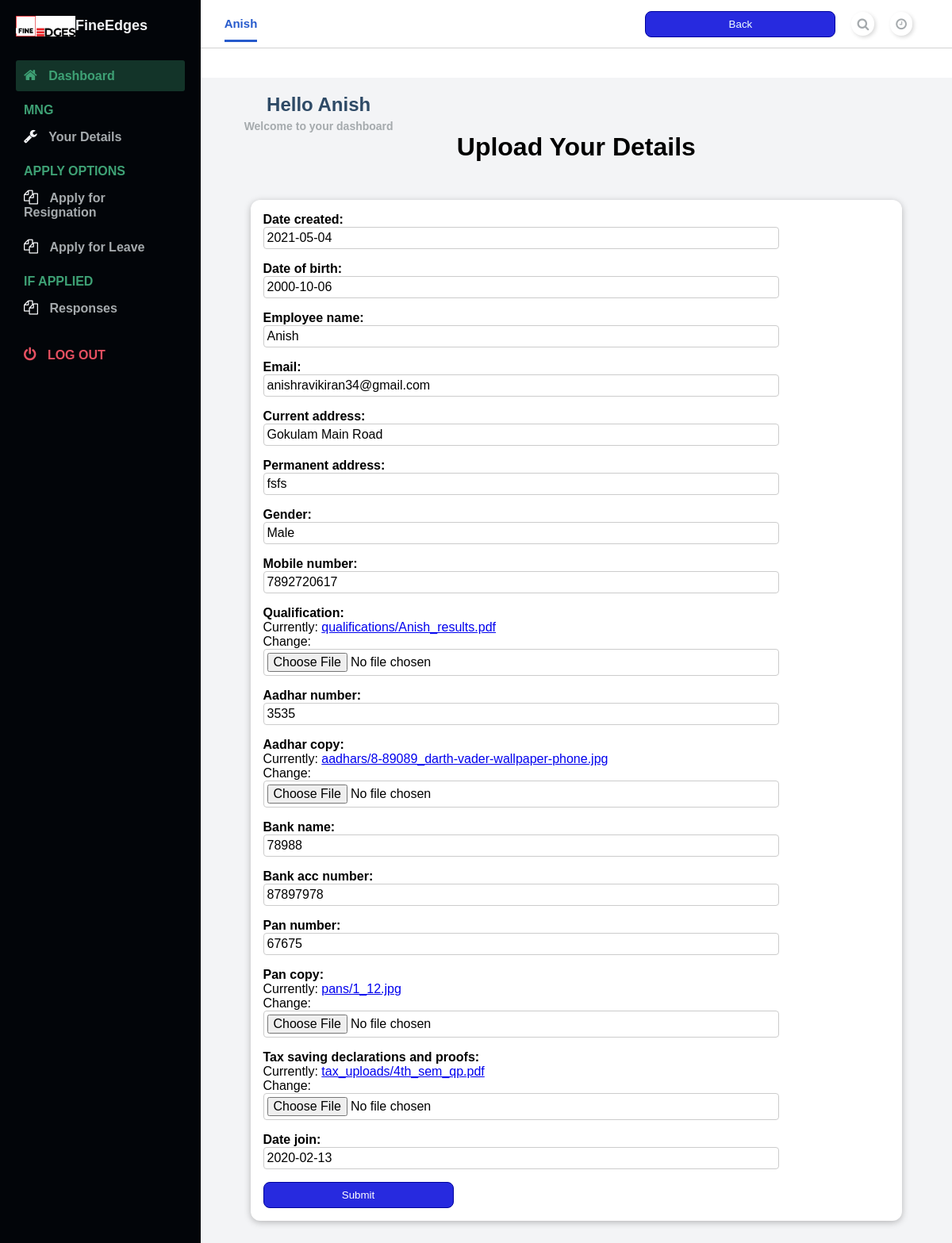
Page /upload-details (signed in) on the committed database.
### loginanddashboard/models.py (models this page shows, shortened)
class EmplopyeeDetails(models.Model):
    user = models.OneToOneField(User, null=True, blank=True, on_delete=models.CASCADE)
    employee_name = models.CharField(max_length=100)
    email = models.EmailField()
    current_address = models.CharField(max_length=200)
    permanent_address = models.CharField(max_length=200)
    gender = models.CharField(max_length=10)
    mobile_number = models.BigIntegerField(null=True)
    date_of_birth = models.DateField(null=True, auto_created=True)
    qualification = models.FileField(upload_to="qualifications", null=True,)
    department_name = models.ForeignKey(
        Department, null=True, on_delete=models.SET_NULL,
        related_name="dept")
    designation = models.ForeignKey(
        Designation, null=True, on_delete=models.SET_NULL,
        related_name="designation")
    aadhar_number = models.BigIntegerField(null=True)
    aadhar_copy = models.FileField(upload_to="aadhars", null=True)
    bank_name = models.CharField(max_length=200, null=True)
    bank_acc_number = models.BigIntegerField(null=True)
    pan_number = models.BigIntegerField(null=True)
    pan_copy = models.FileField(upload_to="pans", null=True)
    tax_saving_declarations_and_proofs = models.FileField(upload_to="tax_uploads", null=True)
    basic_salary = models.BigIntegerField(null=True)
    date_created = models.DateField(auto_created=True)
    date_join = models.DateField(null=True)

### loginanddashboard/decorators.py (the view)
        def wrapper_func(request, *args, **kwargs):
            group = None
            if request.user.groups.exists():
                group = request.user.groups.all()[0].name
            if group in allowed_roles:
                return view_func(request, *args, **kwargs)
            else:
                return HttpResponse('You are not authorized to view this page.')

### loginanddashboard/forms.py
class EmployeeAddForm(forms.ModelForm):
    class Meta:
        model = EmplopyeeDetails
        fields = "__all__"
        exclude = ['user', 'department_name', 'designation', 'basic_salary']

### loginanddashboard/views.py (called while the page is built)
@login_required(login_url='login')
@decorators.allowed_users(allowed_roles=['employees','HOD','HR'])
def settings(request):
    employee = request.user.emplopyeedetails
    form = EmployeeAddForm(instance=employee)
    if request.method == 'POST':
            form = EmployeeAddForm(request.POST, request.FILES,instance=employee)
            if form.is_valid():
                form.save()
    context = {'form': form}
    return render(request, "loginanddashboard/employee_upload_details.html", context)

### loginanddashboard/templates/loginanddashboard/employee_upload_details.html (shortened to what this page needs)
{% extends 'base-user.html' %}
{% load static %}
{% block css_files %}
    <link rel="stylesheet" href="{% static "loginanddashboard/employee_details.css" %}">
{% endblock css_files %}
    {% block content %}
    <h1>Upload Your Details</h1>
    <form method="POST" class="form-control" action="upload-details" enctype="multipart/form-data">
         {% for field in form %}
        <div class="form-control {% if field.errors %} errors{% endif %}">
            {{ field.label_tag }}
            {{ field }}
        </div>
         {% endfor %}
      <button>Submit</button>
    </form>
    {% endblock %}

### templates/base-user.html (shortened to what this page needs)
{% load static %}
<!DOCTYPE html>
<html lang="en">
  <head>
    <link
      rel="stylesheet"
      href="https://stackpath.bootstrapcdn.com/font-awesome/4.7.0/css/font-awesome.min.css"
    />
    <link rel="stylesheet" href="{% static 'base.css' %}" />
    {% block css_files %}
    {% endblock css_files %}
  </head>
  <body id="body">
    <div class="container">
      <nav class="navbar">
        <div class="navbar__left">
          <a class="active_link" href="#">{{request.user}}</a>
        </div>
        <div class="navbar__right">
        {% if admin %}
        <button><a href="{% url 'home' %}">Back</a></button>
        {% else %}
        <button><a href="{% url 'user_page' %}">Back</a></button>
        {% endif %}
          <a href="#">
            <i class="fa fa-search" aria-hidden="true"></i>
          </a>
          <a href="#">
            <i class="fa fa-clock-o" aria-hidden="true"></i>
          </a>
        </div>
      </nav>
      <main>
        <div class="main__container">
          <div class="main__title">
            <div class="main__greeting">
              <h1>Hello {{request.user}}</h1>
              <p>Welcome to your dashboard</p>
            </div>
          </div>
        {% block content %}
        {% endblock content %}
        </div>
      </main>
      <div id="sidebar">
        <div class="sidebar__title">
          <div class="sidebar__img">
            <img src="{% static 'loginanddashboard/images/finedgeslogo.jpeg' %}" alt="logo" />
            <h1>FineEdges</h1>
          </div>
        </div>
        <div class="sidebar__menu">
          <div class="sidebar__link active_menu_link">
            <i class="fa fa-home"></i>
            <a href="{% url 'home' %}">Dashboard</a>
          </div>
          <h2>MNG</h2>
          <div class="sidebar__link">
            <i class="fa fa-wrench"></i>
            <a href="{% url 'account' %}">Your Details</a>
          </div>
          <h2>APPLY OPTIONS</h2>
          <div class="sidebar__link">
            <i class="fa fa-files-o"></i>
            <a href="{% url 'empres' %}">Apply for Resignation</a>
          </div>
          <div class="sidebar__link">
            <i class="fa fa-files-o"></i>
            <a href="{% url 'emplev' %}">Apply for Leave</a>
          </div>
          <h2>IF APPLIED</h2>
          <div class="sidebar__link">
            <i class="fa fa-files-o"></i>
            <a href="{% url 'responses' %}">Responses</a>
          </div>
          <div class="sidebar__logout">
            <i class="fa fa-power-off"></i>
            <a href="{% url "logout" %}">Log out</a>
          </div>
        </div>
      </div>
    </div>
  </body>
</html>

### static/base.css (style rules this page uses)
* { margin: 0; padding: 0; }
body { box-sizing: border-box; font-family: "Lato", sans-serif; }
.container { display: grid; height: 100vh; grid-template-columns: 0.8fr 1fr 1fr 1fr; grid-template-rows: 0.2fr 3fr; grid-template-areas: "sidebar nav nav nav" "sidebar main main main"; }
.navbar { background: #ffffff; grid-area: nav; height: 60px; display: flex; align-items: center; justify-content: space-between; padding: 0 30px 0 30px; border-bottom: 1px solid lightgray; }
.navbar__left > a { margin-right: 30px; text-decoration: none; color: #a5aaad; font-size: 15px; font-weight: 700; }
.navbar__left .active_link { color: #265acc; border-bottom: 3px solid #265acc; padding-bottom: 12px; }
.navbar__right { display: flex; justify-content: center; align-items: center; }
.navbar__right > a { margin-left: 20px; text-decoration: none; }
.navbar__right > a > i { color: #a5aaad; font-size: 16px; border-radius: 50px; background: #ffffff; box-shadow: 2px 2px 5px #d9d9d9, -2px -2px 5px #ffffff; padding: 7px; }
main { background: #f3f4f6; grid-area: main; overflow-y: auto; }
.main__container { padding: 20px 35px; }
.main__title { display: flex; align-items: center; }
.main__greeting > h1 { font-size: 24px; color: #2e4a66; margin-bottom: 5px; }
.main__greeting > p { font-size: 14px; font-weight: 700; color: #a5aaad; }
#sidebar { background: #020509; grid-area: sidebar; overflow-y: auto; padding: 20px; -webkit-transition: all 0.5s; transition: all 0.5s; }
.sidebar__title { display: flex; justify-content: space-between; align-items: center; color: #f3f4f6; margin-bottom: 30px; }
.sidebar__img { display: flex; align-items: center; }
.sidebar__title > div > img { width: 75px; object-fit: contain; }
.sidebar__title > div > h1 { font-size: 18px; display: inline; }
.sidebar__menu > h2 { color: #3ea175; font-size: 16px; margin-top: 15px; margin-bottom: 5px; padding: 0 10px; font-weight: 700; }
.sidebar__link { color: #f3f4f6; padding: 10px; border-radius: 3px; margin-bottom: 5px; }
.active_menu_link { background: rgba(62, 161, 117, 0.3); color: #3ea175; }
.active_menu_link a { color: #3ea175 !important; }
.sidebar__link > a { text-decoration: none; color: #a5aaad; font-weight: 700; }
.sidebar__link > i { margin-right: 10px; font-size: 18px; }
.sidebar__logout { margin-top: 20px; padding: 10px; color: #e65061; }
.sidebar__logout > a { text-decoration: none; color: #e65061; font-weight: 700; text-transform: uppercase; }
.sidebar__logout > i { margin-right: 10px; font-size: 18px; }
button a:link { text-decoration: none; color: azure; }

### loginanddashboard/static/loginanddashboard/employee_details.css (style rules this page uses)
body { font-family: sans-serif; margin: 0; }
h1 { text-align: center; font-weight: bold; }
form { margin: 3rem auto; width: 90%; max-width: 90rem; padding: 1rem; border-radius: 12px; background-color: white; box-shadow: 0 2px 8px rgba(0, 0, 0, 0.26); }
button { cursor: pointer; padding: 0.5rem 1.5rem; border-radius: 8px; background-color: rgb(39, 42, 223); color: white; border: 1px solid rgb(0, 3, 158); width: 15rem; }
.form-control { margin-bottom: 1rem; }
.form-control input { font: inherit; padding: 0.25rem; border-radius: 4px; border: 1px solid #ccc; display: block; width: 40rem; }
.form-control label { font-weight: bold; display: block; }

### rows in the picture
EmplopyeeDetails: form "2021-05-04" "2000-10-06" "Anish" "anishravikiran34@gmail.com" "Gokulam Main Road" "fsfs" "Male" "7892720617" "3535" "78988" "87897978" "67675" "2020-02-13"

### other values in the picture
{{ request.user }} "Anish"
{{ field.label_tag }} "Date created:" "Date of birth:" "Employee name:" "Email:" "Current address:" "Permanent address:" "Gender:" "Mobile number:" "Qualification:" "Aadhar number:" "Aadhar copy:" "Bank name:" "Bank acc number:" "Pan number:" "Pan copy:" "Tax saving declarations and proofs:" "Date join:"
